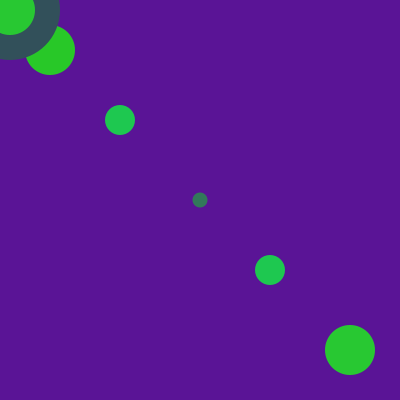
Frame 1 (no input)
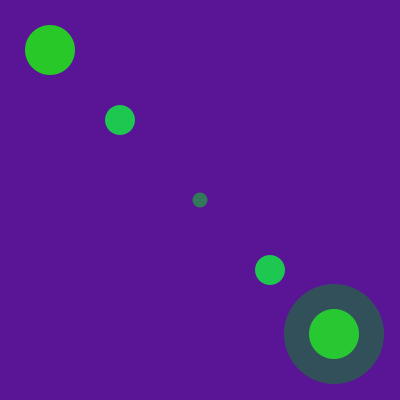
Frame 60 (the mouse pressed at the canvas centre just before this capture)
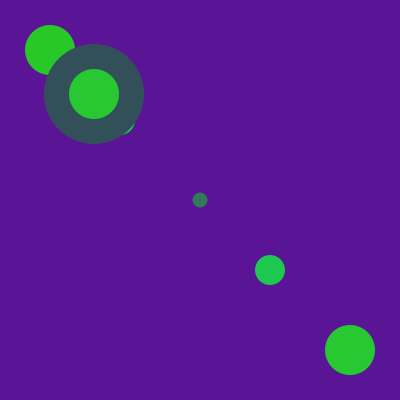
Frame 120 (the mouse held since frame 60 and released just before this capture)

The Processing sketch that drew these frames (run headless with seeded random() and noise(); from frame 60 on, the mouse is pressed at the canvas centre):

// Processing sketch: processing_14414
// ── processing_14414.pde

//Tiffany Dittus
//Depth

float xpos=0;
int speed=10;

float ypos=0;
int yspeed=1;

void setup () {
  background ( 90, 20, 150);
  size(400,400);
}

void draw() {
  background(90, 20, 150);
  xpos=xpos+speed;
  ypos=ypos+speed;
  fill (50, 120,90);
  noStroke();
  ellipse (200,200,15,15);


  fill (40, 200, 40);
  noStroke();
  ellipse (50,50,50,50);


  fill (30,200,80);
  noStroke();
  ellipse (120,120,30,30);


  fill (30,200,80);
  noStroke();
  ellipse (270,270,30,30);

  fill (40, 200, 50);
  noStroke();
  ellipse (350,350,50,50);

  fill ( 50, 80, 90);
  ellipse(xpos,ypos,100,100);


  if (xpos>400) {
    speed= -4 ;
  }
  if (xpos<0) {
    speed=4;
  }

  fill (40, 200, 50);
  noStroke();
  ellipse (xpos, ypos,50,50);
}
